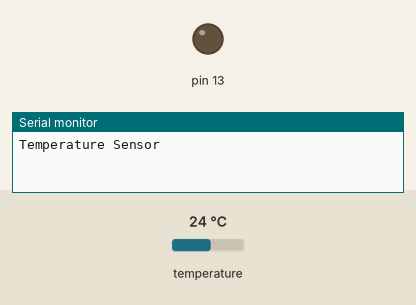
Recording of a sketch running on a simulated Arduino Uno, built with avr-gcc and run on an emulated ATmega328P. Parts: output pins drawn as LEDs (lit = HIGH), the last lines printed to the serial monitor. The inputs (shaded band) are chosen by the test bench; at power-on: temperature 24 °C.

Above: at 0.4 s.
At 4.04 s:
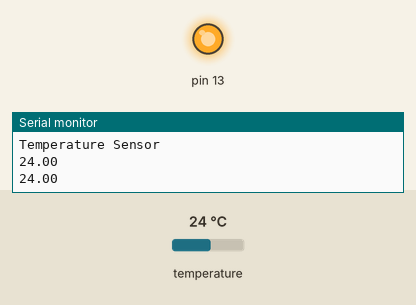
Timing chart, 0 to 5.9 s (numbered marks = the images above):
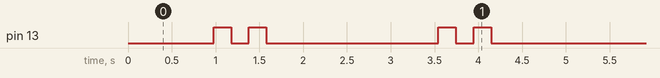

The sketch:

BS18B20.ino
```cpp
//Ref: http://yehnan.blogspot.tw/2013/01/arduinods18b20.html

// 匯入程式庫標頭檔
#include <OneWire.h>
#include <DallasTemperature.h>

// Arduino數位腳位2接到1-Wire裝置
#define ONE_WIRE_BUS 3

// 運用程式庫建立物件
OneWire oneWire(ONE_WIRE_BUS);
DallasTemperature sensors(&oneWire);

void setup(void)
{
  Serial.begin(115200);
  //Serial.begin(9600);
  Serial.println("Temperature Sensor");
  // 初始化
  sensors.begin();

  // Initial Led
  pinMode(13, OUTPUT);
}

void loop(void)
{
  // 要求匯流排上的所有感測器進行溫度轉換（不過我只有一個）
  sensors.requestTemperatures();

  // 取得溫度讀數（攝氏）並輸出，
  // 參數0代表匯流排上第0個1-Wire裝置
  Serial.println(sensors.getTempCByIndex(0));
  // blink led when we output the temperature data.
  blink_led();
  delay(1000);
}

void blink_led(void)
{
    digitalWrite(13, LOW);
    delay(200);
    digitalWrite(13, HIGH);
    delay(200);
    digitalWrite(13, LOW);
    delay(200);
    digitalWrite(13, HIGH);
    delay(200);
    digitalWrite(13, LOW);
}
```

Measured:
- by itself, pin 13: repeats every 2.6 s: LOW 0.20 s, HIGH 0.20 s, LOW 2.0 s, HIGH 0.20 s
- by itself, everything shown: repeats every 2.6 s, in 4 steps
